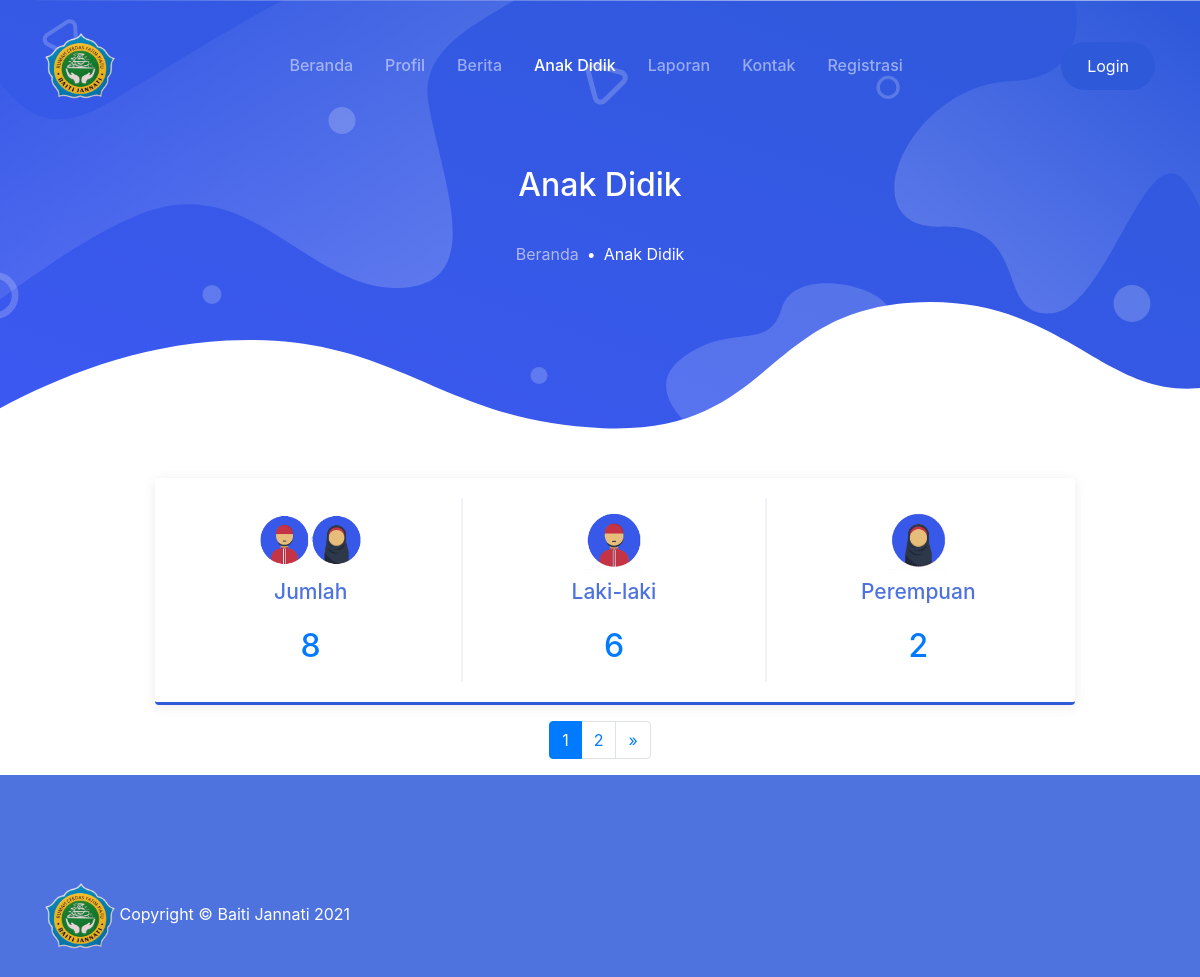
Before: /index.php/anak_didik with the older database file.
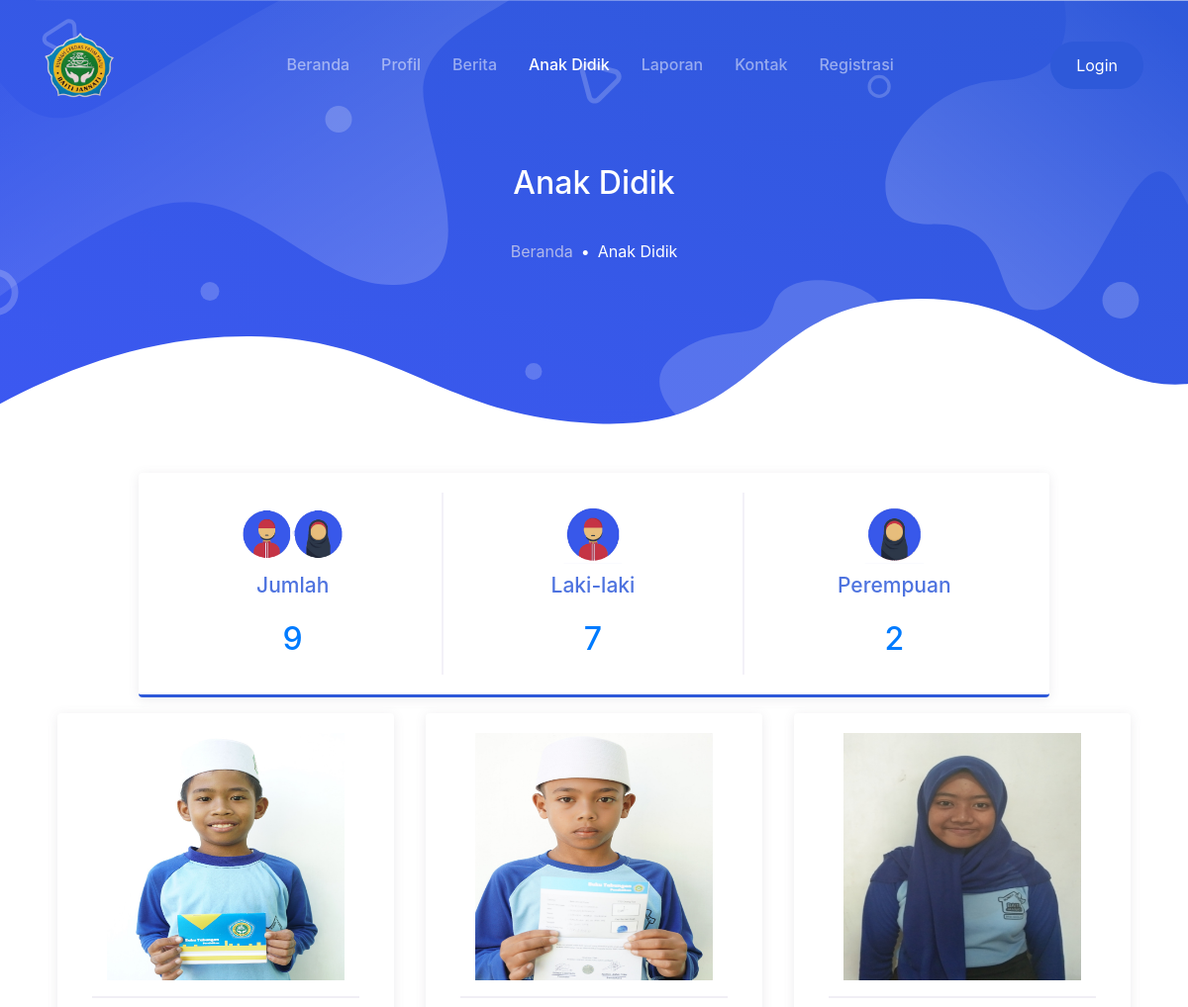
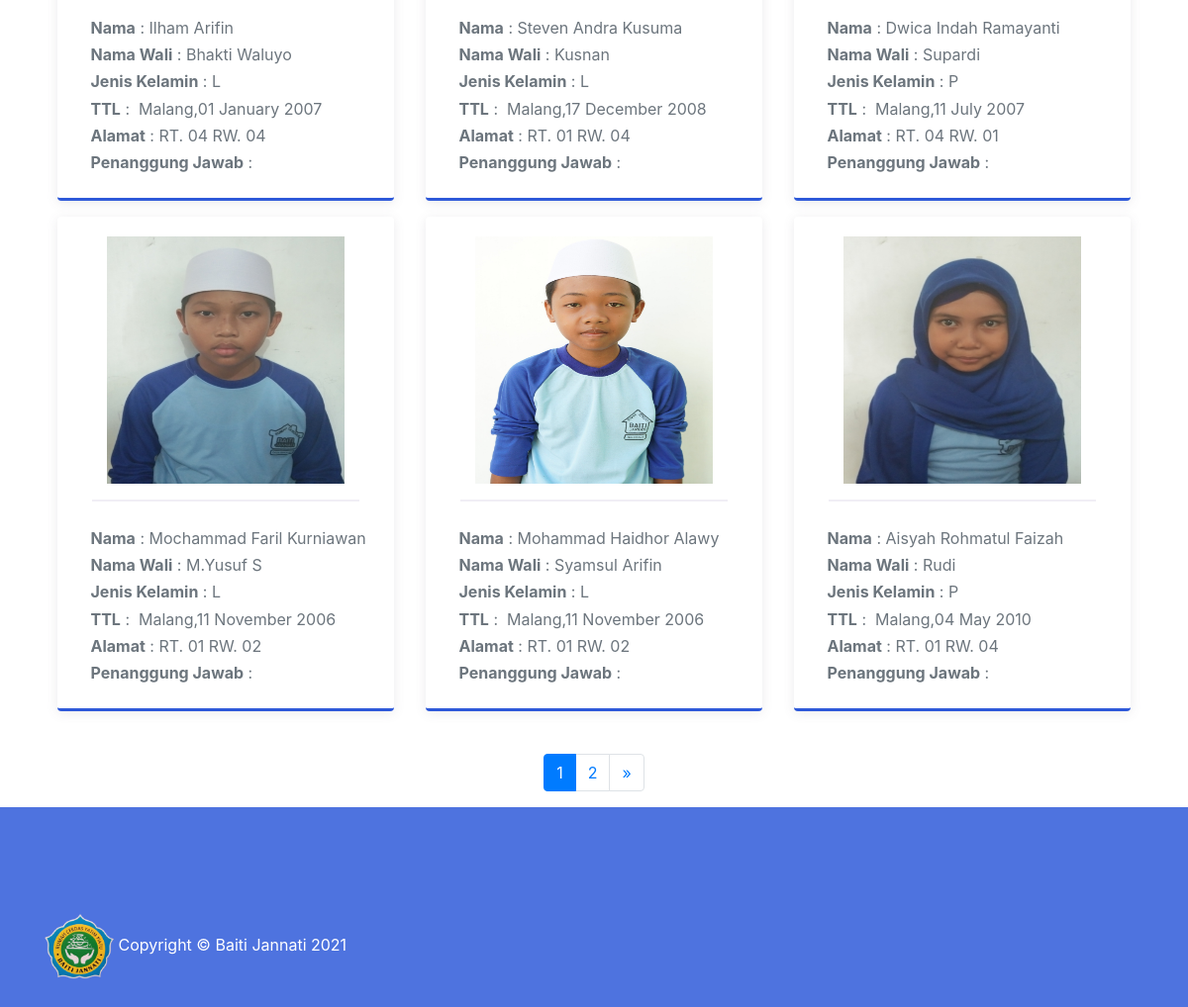
After: the same page with the newer database file (2 pictures, top to bottom).
### tables this page shows
CREATE TABLE `anak_didik` (
  `id_anak_didik` int(11) NOT NULL,
  `id_pengurus` int(11) NOT NULL,
  `nama` varchar(128) NOT NULL,
  `jenis_kelamin` enum('L','P') NOT NULL,
  `tempat_lahir` varchar(128) NOT NULL,
  `tgl_lahir` date NOT NULL,
  `alamat` varchar(128) NOT NULL,
  `nama_wali` varchar(128) NOT NULL,
  `foto` varchar(128) NOT NULL
);

### index.php (called while the page is built, shortened)
<?php
require_once BASEPATH.'core/CodeIgniter.php';

### application/helpers/web_helper.php (called while the page is built, shortened)
<?php
function activate_menu($menu)
{
    $ci = get_instance();
    $classname = $ci->router->fetch_class();
    return $classname == $menu ? 'active' : '';
}

### application/config/config.php (called while the page is built, shortened)
<?php
$config['base_url'] = 'http://localhost:8080/baitijannati';
$config['index_page'] = '';
$config['uri_protocol']    = 'REQUEST_URI';
$config['url_suffix'] = '';
$config['language']    = 'english';
$config['charset'] = 'UTF-8';
$config['enable_hooks'] = FALSE;
$config['subclass_prefix'] = 'MY_';
$config['composer_autoload'] = "./vendor/autoload.php";
$config['permitted_uri_chars'] = 'a-z 0-9~%.:_\-';
$config['enable_query_strings'] = FALSE;
$config['controller_trigger'] = 'c';
$config['function_trigger'] = 'm';
$config['directory_trigger'] = 'd';
$config['allow_get_array'] = TRUE;
$config['log_threshold'] = 0;
$config['log_path'] = '';
$config['log_file_extension'] = '';
$config['log_file_permissions'] = 0644;
$config['log_date_format'] = 'Y-m-d H:i:s';
$config['error_views_path'] = '';
$config['cache_path'] = '';
$config['cache_query_string'] = FALSE;
$config['encryption_key'] = '';
$config['sess_driver'] = 'files';
$config['sess_cookie_name'] = 'ci_session';
$config['sess_expiration'] = 7200;
$config['sess_save_path'] = NULL;
$config['sess_match_ip'] = FALSE;
$config['sess_time_to_update'] = 300;
$config['sess_regenerate_destroy'] = FALSE;
$config['cookie_prefix']    = '';
$config['cookie_domain']    = '';
$config['cookie_path']        = '/';
$config['cookie_secure']    = FALSE;
$config['cookie_httponly']     = FALSE;
$config['standardize_newlines'] = FALSE;
$config['global_xss_filtering'] = FALSE;
$config['csrf_protection'] = FALSE;
$config['csrf_token_name'] = 'csrf_test_name';
$config['csrf_cookie_name'] = 'csrf_cookie_name';
$config['csrf_expire'] = 7200;
$config['csrf_regenerate'] = TRUE;
$config['csrf_exclude_uris'] = array();
$config['compress_output'] = FALSE;
$config['time_reference'] = 'local';
$config['rewrite_short_tags'] = FALSE;
$config['proxy_ips'] = '';

### application/models/admin/anakdidik_model.php (called while the page is built, shortened)
<?php
class Anakdidik_model extends CI_Model
{
    public function countAllAnakDidik()
    {
        return $this->db->get('anak_didik')->num_rows();
    }
    public function showAnakDidikPagination($limit, $start)
    {
        $this->db->select('anak_didik.*, pengurus.nama_pengurus');
        $this->db->join('pengurus', 'anak_didik.id_pengurus = pengurus.id_pengurus');
        return $this->db->get('anak_didik', $limit, $start)->result();
    }
}

### application/views/anak_didik.php (the view, shortened to what this page needs)
<body>
    <main>
        <div class="page-hero-section bg-image hero-mini"
            style="background-image: url(<?= base_url(); ?>assets/user/img/hero_mini.svg);">
            <div class="hero-caption">
                <div class="container fg-white h-100">
                    <div class="row justify-content-center align-items-center text-center h-100">
                        <div class="col-lg-6">
                            <h3 class="mb-4 fw-medium">Anak Didik</h3>
                            <nav aria-label="breadcrumb">
                                <ol class="breadcrumb breadcrumb-dark justify-content-center bg-transparent">
                                    <li class="breadcrumb-item"><a href="<?= base_url('beranda') ?>">Beranda</a>
                                    </li>
                                    <li class="breadcrumb-item active" aria-current="page">Anak Didik</li>
                                </ol>
                            </nav>
                        </div>
                    </div>
                </div>
            </div>
        </div>
        <div class="container   wow fadeInUp">
            <div class="row justify-content-center">
                <div class="col-lg-10 my-3 wow fadeInUp">
                    <div class="card-page">
                        <div class="row row-beam-md">
                            <div class="col-md-4 text-center py-3 py-md-2">
                                <img src="<?= base_url(); ?>assets/images/anak_didik/all.png" alt="" width="40%">
                                <p class="fg-primary fw-medium fs-vlarge">Jumlah</p>
                                <div class="text-primary">
                                    <h3><?php echo $this->db->get_where('anak_didik')->num_rows() ?>
                                    </h3>
                                </div>
                            </div>
                            <div class="col-md-4 text-center py-3 py-md-2">
                                <img src="<?= base_url(); ?>assets/images/anak_didik/laki.png" alt="" width="40%">
                                <p class="fg-primary fw-medium fs-vlarge">Laki-laki</p>
                                <div class="text-primary">
                                    <h3><?php echo $this->db->get_where('anak_didik', array('jenis_kelamin' => 'L'))->num_rows() ?>
                                    </h3>
                                </div>
                            </div>
                            <div class="col-md-4 text-center py-3 py-md-2">
                                <img src="<?= base_url(); ?>assets/images/anak_didik/cewek.png" alt="" width="40%">
                                <p class="fg-primary fw-medium fs-vlarge">Perempuan</p>
                                <div class="text-primary">
                                    <h3><?php echo $this->db->get_where('anak_didik', array('jenis_kelamin' => 'P'))->num_rows() ?>
                                    </h3>
                                </div>
                            </div>
                        </div>
                    </div>
                </div>
                <div class="row justify-content-center">
                    <?php foreach ($anak_didik as $ad) : ?>
                    <div class="card-page mr-3 ml-3 mb-3 " style="width:340px; height:500px">
                        <center><img src="<?= base_url('assets/images/anak_didik/') . $ad->foto ?>"
                                style="width:240px; height:250px;">
                            <br>
                        </center>
                        <center>
                            <hr width="90%">
                        </center>
                        <div class="text-muted">
                            &nbsp; &nbsp;<b>Nama</b> :&nbsp;<?= $ad->nama ?>
                            <br>
                            &nbsp; &nbsp;<b>Nama Wali</b> :&nbsp;<?= $ad->nama_wali ?>
                            <br>
                            &nbsp; &nbsp;<b>Jenis Kelamin</b> :&nbsp;<?= $ad->jenis_kelamin ?>
                            <br>
                            &nbsp; &nbsp;<b>TTL</b>
                            : &nbsp;<?= $ad->tempat_lahir ?>,<?= date('d F Y', strtotime($ad->tgl_lahir)); ?>
                            <br>
                            &nbsp; &nbsp;<b>Alamat</b> :&nbsp;<?= $ad->alamat ?>
                            <br>
                            &nbsp; &nbsp;<b>Penanggung Jawab</b>&nbsp;:&nbsp; <?= $ad->name ?>
                            <br>
                        </div>
                    </div>
                    <?php endforeach ?>
                </div>
                <br>
            </div>
            <?= $this->pagination->create_links(); ?>
        </div>
    </main>
</body>

### application/controllers/anak_didik.php (shortened to what this page needs)
<?php
class Anak_didik extends CI_Controller
{
    public function __construct()
    {
        $this->load->model('admin/Anakdidik_model');
        $this->load->model('admin/Pengurus_model');
        $this->load->model('admin/User_model');
        $this->load->library('form_validation');
        $this->load->library('pagination');
    }
    public function index()
    {
        $config['base_url'] = 'http://localhost:8080/baitijannati/anak_didik/index';
        $config['total_rows'] = $this->Anakdidik_model->countAllAnakDidik();
        $config['per_page'] = 6;
        $data['start'] = $this->uri->segment(3);
        $data['anak_didik'] = $this->Anakdidik_model->showAnakDidikPagination($config['per_page'], $data['start']);
        $data['title'] = 'Baiti Jannati | Anak Didik';
        $config['full_tag_open'] = '<nav>
        <ul class="pagination  justify-content-center">';
        $config['full_tag_close'] = '</ul></nav>';
        $config['next_tag_open'] = ' <li class="page-item">';
        $config['next_tag_close'] = ' </li>';
        $config['cur_tag_open'] = ' <li class="page-item active"><a class="page-link" href="#">';
        $config['cur_tag_close'] = '</a></li>';
        $config['num_tag_open'] = ' <li class="page-item ">';
        $config['num_tag_close'] = ' </li>';
        $this->load->view('template/header', $data);
        $this->load->view('anak_didik', $data);
        $this->load->view('template/footer', $data);
    }
}

### application/views/template/header.php (shortened to what this page needs)
<!DOCTYPE html>
<html lang="en">
<head>
    <link rel="stylesheet" href="<?= base_url(); ?>assets/user/css/maicons.css">
    <link rel="stylesheet" href="<?= base_url(); ?>assets/user/vendor/animate/animate.css">
    <link rel="stylesheet" href="<?= base_url(); ?>assets/user/vendor/owl-carousel/css/owl.carousel.min.css">
    <link rel="stylesheet" href="<?= base_url(); ?>assets/user/css/bootstrap.css">
    <link rel="stylesheet" href="<?= base_url(); ?>assets/user/css/mobster.css">
    <link href="<?= base_url(); ?>assets/vendor/fontawesome-free/css/all.min.css" rel="stylesheet" type="text/css">
</head>
<nav class="navbar navbar-expand-lg navbar-dark navbar-floating">
    <div class="container">
        <a class="navbar-brand" href="<?= base_url('beranda') ?>">
            <img src="<?= base_url(); ?>assets/user/logo.png" alt="" width="70">
        </a>
        <div class="collapse navbar-collapse" id="navbarToggler">
            <ul class="navbar-nav ml-auto mt-3 mt-lg-0">
                <li class="nav-item <?= activate_menu('beranda') ?>">
                    <a class="nav-link" href="<?= base_url('beranda') ?>">Beranda</a>
                </li>
                <li class="nav-item <?= activate_menu('profile') ?>">
                    <a class="nav-link" href="<?= base_url('profile') ?>">Profil</a>
                </li>
                <li class="nav-item <?= activate_menu('berita') ?>">
                    <a class="nav-link" href="<?= base_url('berita') ?>">Berita</a>
                </li>
                <li class="nav-item <?= activate_menu('anak_didik') ?>">
                    <a class="nav-link" href="<?= base_url('anak_didik') ?>">Anak Didik</a>
                </li>
                <li class="nav-item <?= activate_menu('laporan') ?>">
                    <a class="nav-link" href="<?= base_url('laporan') ?>">Laporan</a>
                </li>
                <li class="nav-item <?= activate_menu('kontak') ?>">
                    <a class="nav-link" href="<?= base_url('kontak') ?>">Kontak</a>
                </li>
                <li class="nav-item <?= activate_menu('Auth') ?>">
                    <a class="nav-link" href="<?= base_url('Auth/registration') ?>">Registrasi</a>
                </li>
            </ul>
            <div class="ml-auto my-2 my-lg-0">
                <a href="<?= base_url('auth'); ?>" class="btn btn-primary rounded-pill">Login</a>
            </div>
        </div>
    </div>
</nav>

### application/views/template/footer.php (shortened to what this page needs)
</html>
<div class="page-footer-section bg-primary fg-white">
    <div class="container">
        <div class="row">
            <div class="col-12 col-md-6 py-2">
                <img src="<?= base_url(); ?>assets/user/logo.png" alt="" width="70">
                <span>Copyright &copy; Baiti Jannati <?= date('Y') ?></span>
            </div>
        </div>
    </div>
</div>

### assets/user/css/mobster.css (style rules this page uses)
:root { --primary: #4e73df; --secondary: #A52EFF; --success: #0ABF9E; --warning: #E89E09; --info: #4699F8; --danger: #F13057; --indigo: #602FDA; --dark: #383340; --light: #F0EEF5; --gray: #6b6872; --white: #fff; --font-family: 'Quicksand', Arial, Helvetica, sans-serif; --line-height: 1.7; --font-family-sans-serif: "Nunito", -apple-system, BlinkMacSystemFont, "Segoe UI", Roboto, "Helvetica Neue", Arial, sans-serif, "Apple Color Emoji", "Segoe UI Emoji", "Segoe UI Symbol", "Noto Color Emoji"; --font-family-monospace: SFMono-Regular, Menlo, Monaco, Consolas, "Liberation Mono", "Courier New", monospace; }
body { font-family: "Nunito", -apple-system, BlinkMacSystemFont, "Segoe UI", Roboto, "Helvetica Neue", Arial, sans-serif, "Apple Color Emoji", "Segoe UI Emoji", "Segoe UI Symbol", "Noto Color Emoji"; font-size: 16px; line-height: 1.7; color: #383340; }
a { color: #526bf5; }
h1, h2, h3, h4, h5, h6, .h1, .h2, .h3, .h4, .h5, .h6 { line-height: 1.25; }
h3, .h3 { font-size: 2rem; }
hr { border-color: #E4E1EB; }
.fs-vlarge { font-size: 21px !important; }
.fw-medium { font-weight: 500 !important; }
.bg-primary { background-color: var(--primary) !important; }
.fg-primary { color: var(--primary) !important; }
.fg-white { color: #fff !important; }
.bg-image { background-size: cover; background-position: center center; background-repeat: no-repeat; }
.btn { padding: 10px 24px; border-width: 2px; }
.btn-primary { color: #ffffff; background-color: #2e59d9; border-color: transparent !important; }
.breadcrumb { background-color: #F0EEF5; }
.breadcrumb-item { font-size: 16px; }
.breadcrumb-item + .breadcrumb-item::before { content: "\2022"; color: var(--primary); }
.breadcrumb-item a { color: #6b6872; }
.breadcrumb-item.active { color: var(--primary); }
.breadcrumb-dark { background-color: #383340; }
.breadcrumb-dark .breadcrumb-item + .breadcrumb-item::before { color: #fff; }
.breadcrumb-dark .breadcrumb-item a { color: rgba(228, 225, 235, 0.7); }
.breadcrumb-dark .breadcrumb-item.active { color: #fff; }
.navbar-floating { position: absolute; top: 0; left: 0; width: 100%; z-index: 99; }
.navbar-nav .nav-link { font-weight: 500; }
.navbar-expand-lg.navbar-floating.navbar-dark { background-color: #383340; box-shadow: 0 1px 6px rgba(56, 51, 64, 0.1); }
@media (min-width: 992px) { .navbar-expand-lg.navbar-floating { top: 20px; } }
@media (min-width: 992px) { .navbar-expand-lg .navbar-nav .nav-link { padding-left: 16px; padding-right: 16px; } }
@media (min-width: 992px) { .navbar-expand-lg.navbar-floating.navbar-dark { background-color: transparent; box-shadow: none; } }
.page-hero-section { position: relative; height: 100vh; }
.page-hero-section .hero-caption { height: 100%; }
.page-footer-section { position: relative; padding-top: 100px; padding-bottom: 20px; background-color: #F0EEF5; }
.hero-mini { height: 462px; }
.card-page { position: relative; padding: 20px; background-color: #fff; color: #6b6872; border-radius: 4px; box-shadow: 0 2px 12px rgba(95, 90, 104, 0.12); border-bottom: 3px solid #2e59d9; }
.card-page hr { margin-left: -20px; margin-right: -20px; margin-bottom: 24px; border-width: 2px; border-color: #F0EEF5; }
@media (min-width: 768px) { .row-beam-md > *:not(:last-child) { border-right: 2px solid #f3f1f8; } }

Changed rows visible on the page:
now on this page (row edited): anak_didik: foto (picture), nama "Ilham Arifin", nama_wali "Bhakti Waluyo", jenis_kelamin "L", tempat_lahir "Malang", tgl_lahir "01 January 2007", alamat "RT. 04 RW. 04"
now on this page (row edited): anak_didik: foto (picture), nama "Steven Andra Kusuma", nama_wali "Kusnan", jenis_kelamin "L", tempat_lahir "Malang", tgl_lahir "17 December 2008", alamat "RT. 01 RW. 04"
now on this page (row edited): anak_didik: foto (picture), nama "Dwica Indah Ramayanti", nama_wali "Supardi", jenis_kelamin "P", tempat_lahir "Malang", tgl_lahir "11 July 2007", alamat "RT. 04 RW. 01"
now on this page (row edited): anak_didik: foto (picture), nama "Mochammad Faril Kurniawan", nama_wali "M.Yusuf S", jenis_kelamin "L", tempat_lahir "Malang", tgl_lahir "11 November 2006", alamat "RT. 01 RW. 02"
now on this page (row edited): anak_didik: foto (picture), nama "Mohammad Haidhor Alawy", nama_wali "Syamsul Arifin", jenis_kelamin "L", tempat_lahir "Malang", tgl_lahir "11 November 2006", alamat "RT. 01 RW. 02"
now on this page (row edited): anak_didik: foto (picture), nama "Aisyah Rohmatul Faizah", nama_wali "Rudi", jenis_kelamin "P", tempat_lahir "Malang", tgl_lahir "04 May 2010", alamat "RT. 01 RW. 04"
Other visible differences:
$this->db->get_where('anak_didik')->num_rows(): "8" → "9"
text no longer shown: "6"
text now shown: "7"
